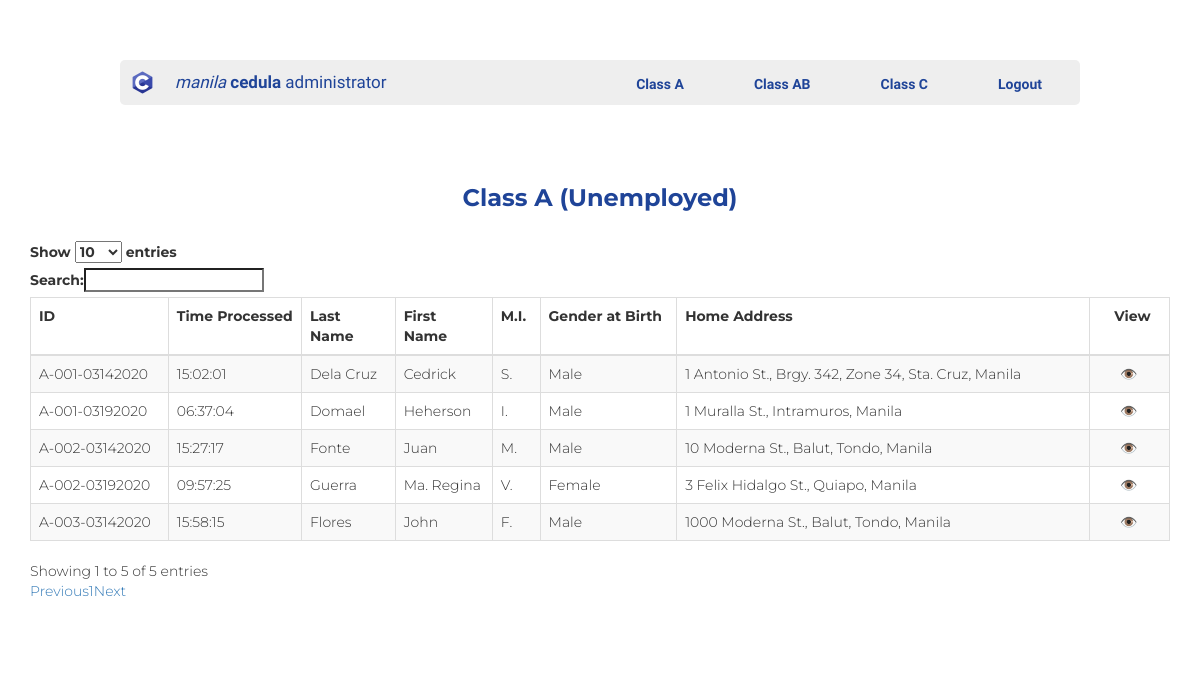
Page /admin_class_a.php (signed in) on the committed database.
### tables this page shows
CREATE TABLE `classa` (
  `ID` int(11) NOT NULL,
  `queueNo` varchar(14) NOT NULL,
  `firstName` varchar(50) NOT NULL,
  `middle` varchar(5) NOT NULL,
  `lastName` varchar(30) NOT NULL,
  `homeAddress` varchar(100) NOT NULL,
  `dateOfBirth` date NOT NULL,
  `placeOfBirth` varchar(100) NOT NULL,
  `civilStatus` varchar(20) NOT NULL,
  `gender` varchar(20) NOT NULL,
  `communityTax` int(11) NOT NULL,
  `dateProcessed` date NOT NULL,
  `timeProcessed` time NOT NULL
);

### admin_class_a_table.php (the view, shortened to what this page needs)
<thead>
     <tr>
          <td><b>ID</b></td>
          <td><b>Time Processed</b></td>
          <td><b>Last Name</b></td>
          <td><b>First Name</b></td>
          <td><b>M.I.</b></td>
          <td><b>Gender at Birth</b></td>
          <td><b>Home Address</b></td>
          <td><b>&nbsp;&nbsp;&nbsp;&nbsp;View</b></td>
     </tr>
</thead>
<?php
     $con = mysqli_connect('localhost', 'root', '');
     mysqli_select_db($con, 'cedula');
     $query = "SELECT * FROM classa";
     mysqli_query($con, $query);
     $sortTable="SELECT * FROM classa ORDER BY id DESC";
     $sortedTable = mysqli_query($con, $sortTable);
     while($row = mysqli_fetch_array($sortedTable))
     {
          echo '
          <tr>
               <td>'.$row["queueNo"].' </td>
               <td>'.$row["timeProcessed"].'</td>
               <td>'.$row["lastName"].'</td>
               <td>'.$row["firstName"].'</td>
               <td>'.$row["middle"].'</td>
               <td>'.$row["gender"].'</td>
               <td>'.$row["homeAddress"].'</td>
               <td>&nbsp;&nbsp;&nbsp;&nbsp;&nbsp;&nbsp;<a href="">👁️</a>&nbsp;&nbsp;&nbsp;&nbsp;</td>
          </tr>
          ';
     }
?>

### style.css (style rules this page uses)
* { margin: 0; padding: 0; }
html { background-color: #1f4498; color: white; font-family: 'Muli'; font-weight: 300; font-size: 20px; text-rendering: optimizeLegibility; }

### rows in the picture
classa: queueNo "A-002-03192020", timeProcessed "09:57:25", lastName "Guerra", firstName "Ma. Regina", middle "V.", gender "Female", homeAddress "3 Felix Hidalgo St., Quiapo, Manila"
classa: queueNo "A-001-03192020", timeProcessed "06:37:04", lastName "Domael", firstName "Heherson", middle "I.", gender "Male", homeAddress "1 Muralla St., Intramuros, Manila"
classa: queueNo "A-003-03142020", timeProcessed "15:58:15", lastName "Flores", firstName "John", middle "F.", gender "Male", homeAddress "1000 Moderna St., Balut, Tondo, Manila"
classa: queueNo "A-002-03142020", timeProcessed "15:27:17", lastName "Fonte", firstName "Juan", middle "M.", gender "Male", homeAddress "10 Moderna St., Balut, Tondo, Manila"
classa: queueNo "A-001-03142020", timeProcessed "15:02:01", lastName "Dela Cruz", firstName "Cedrick", middle "S.", gender "Male", homeAddress "1 Antonio St., Brgy. 342, Zone 34, Sta. Cruz, Manila"
